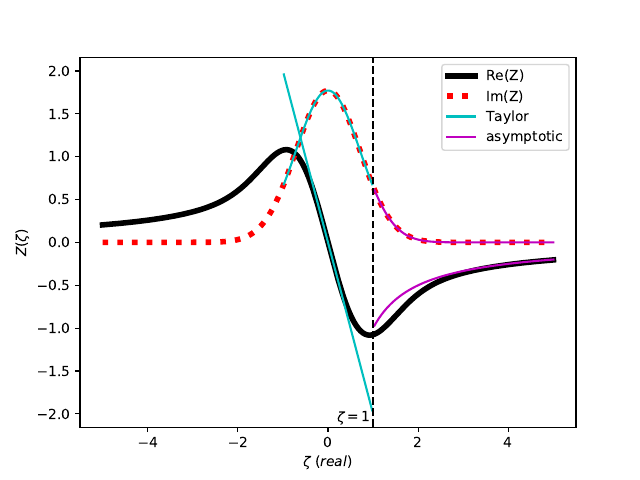

Write the Python code that produced this figure.

import numpy as np
from plasmapy.dispersion import plasma_dispersion_func as Z
import matplotlib.pyplot as plt



def Z_taylor(x, terms = 3):
    if (terms == 1):
        return -2*x                         +1j*(np.sqrt(np.pi)*np.exp(-x**2))
    elif (terms == 2):
        return (-2*x*(1-2*x**2/3))          +1j*(np.sqrt(np.pi)*np.exp(-x**2))
    elif (terms == 3):
        return (-2*x*(1-2*x**2/3+4*x**4/15))+1j*(np.sqrt(np.pi)*np.exp(-x**2))
    else:
        raise ValueError('terms can only be 1, 2 or 3 (default)')


def Z_asympt(x, terms = 3):
    sigma=np.empty_like(x)
    for i,val in enumerate(x):
        if (val.imag > 0):
            sigma[i] = 0
        elif (val.imag == 0):
            sigma[i] = 1
        elif (val.imag < 0):
            sigma[i] = 2
    if (terms == 1):
        return (-1/x)                          +1j*(np.sqrt(np.pi)*sigma*np.exp(-x**2))
    elif (terms == 2):
        return (-1/x*(1+1/(2*x**2)))           +1j*(np.sqrt(np.pi)*sigma*np.exp(-x**2))
    elif (terms == 3):
        return (-1/x*(1+1/(2*x**2)+3/(4*x**4)))+1j*(np.sqrt(np.pi)*sigma*np.exp(-x**2))
    else:
        raise ValueError('terms can only be 1, 2 or 3 (default)')


def main():
    x=np.linspace(-5, 5, 200)
    plt.plot(x, Z(x).real, '-k', linewidth = 4, label = 'Re(Z)')
    plt.plot(x, Z(x).imag, ':r', linewidth = 4, label = 'Im(Z)')
    plt.plot(x[80:120], Z_taylor(x[80:120], terms = 1).real, '-c', label = 'Taylor')
    plt.plot(x[80:120], Z_taylor(x[80:120], terms = 1).imag, '-c')
    plt.plot(x[120:200], Z_asympt(x[120:200], terms = 1).real, '-m', label = 'asymptotic')
    plt.plot(x[120:200], Z_asympt(x[120:200], terms = 1).imag, '-m')
    plt.xlabel('$\zeta \\ (real)$')
    plt.ylabel('$Z(\zeta$)')
    plt.axvline(x = 1, c = 'k', ls = '--')
    plt.text(0.2, -2.1, '$\zeta = 1$')
    plt.legend(loc='upper right')
    plt.savefig('Z.pdf')

if __name__=='__main__':
   main()

